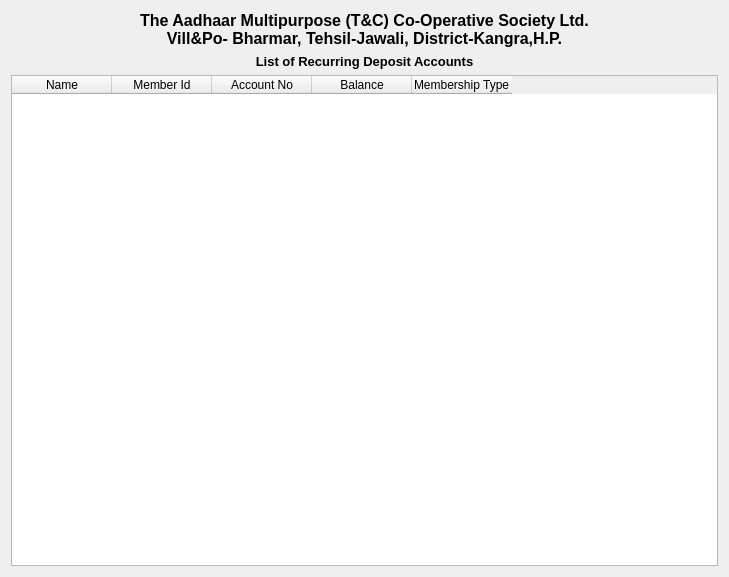
<?xml version="1.0" encoding="UTF-8"?>
<ui version="4.0">
 <class>Form</class>
 <widget class="QWidget" name="Form">
  <property name="geometry">
   <rect>
    <x>0</x>
    <y>0</y>
    <width>729</width>
    <height>577</height>
   </rect>
  </property>
  <property name="windowTitle">
   <string>Form</string>
  </property>
  <layout class="QVBoxLayout" name="verticalLayout_2">
   <item>
    <layout class="QVBoxLayout" name="verticalLayout">
     <item>
      <widget class="QLabel" name="label">
       <property name="text">
        <string>&lt;html&gt;&lt;head/&gt;&lt;body&gt;&lt;p&gt;&lt;span style=&quot; font-size:12pt; font-weight:600;&quot;&gt;The Aadhaar Multipurpose (T&amp;amp;C) Co-Operative Society Ltd.&lt;br&gt;
 Vill&amp;amp;Po- Bharmar, Tehsil-Jawali, District-Kangra,H.P.&lt;/span&gt;&lt;/p&gt;&lt;/body&gt;&lt;/html&gt;</string>
       </property>
       <property name="alignment">
        <set>Qt::AlignCenter</set>
       </property>
      </widget>
     </item>
    </layout>
   </item>
   <item>
    <widget class="QLabel" name="label_2">
     <property name="text">
      <string>&lt;html&gt;&lt;head/&gt;&lt;body&gt;&lt;p&gt;&lt;span style=&quot; font-size:10pt; font-weight:600;&quot;&gt;List of Recurring Deposit Accounts&lt;/span&gt;&lt;/p&gt;&lt;/body&gt;&lt;/html&gt;</string>
     </property>
     <property name="alignment">
      <set>Qt::AlignCenter</set>
     </property>
    </widget>
   </item>
   <item>
    <widget class="QTableWidget" name="tableWidget">
     <column>
      <property name="text">
       <string>Name</string>
      </property>
     </column>
     <column>
      <property name="text">
       <string>Member Id</string>
      </property>
     </column>
     <column>
      <property name="text">
       <string>Account No</string>
      </property>
     </column>
     <column>
      <property name="text">
       <string>Balance</string>
      </property>
     </column>
     <column>
      <property name="text">
       <string>Membership Type </string>
      </property>
      <property name="textAlignment">
       <set>AlignLeading|AlignVCenter</set>
      </property>
     </column>
    </widget>
   </item>
  </layout>
 </widget>
 <resources/>
 <connections/>
</ui>
